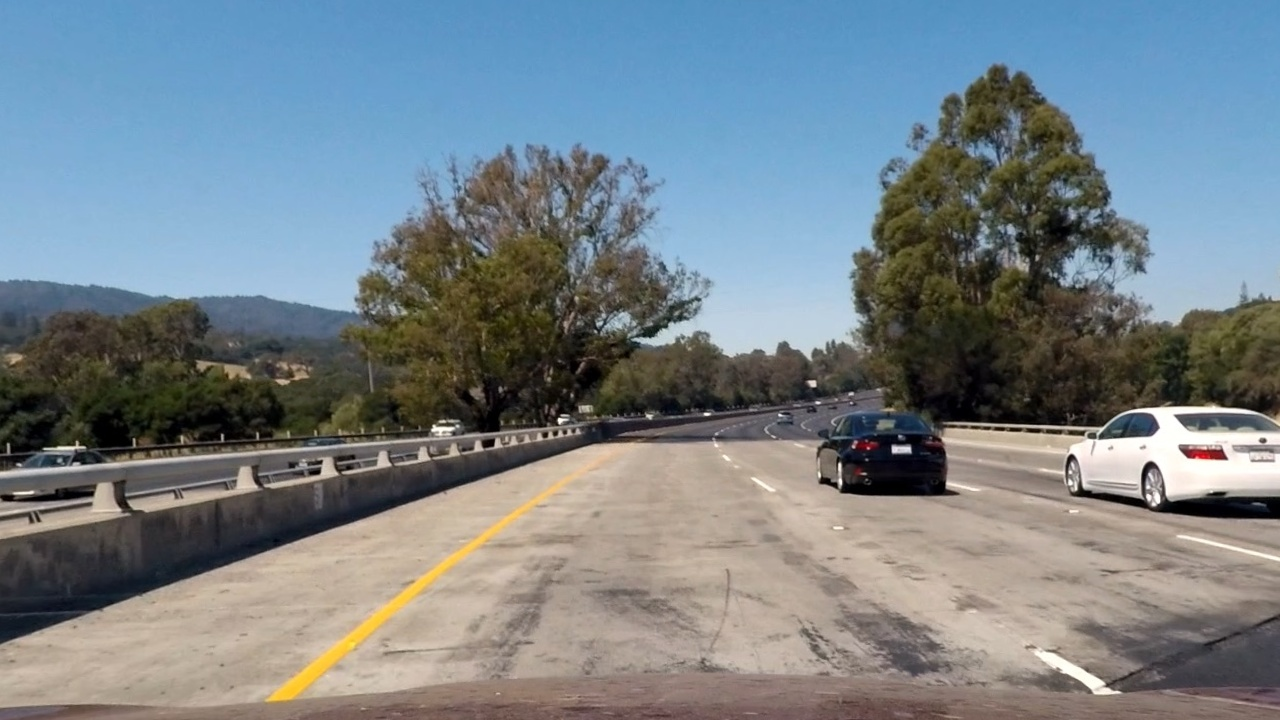
#> input picture 01-undistorted_image.jpg, 1280 x 720 px
$ python -i laneline_finder.py   (imports and definitions only)   (older library calls are emulated)
#> lines starting #> are read from the running program, lines starting #| are printed output that depends on the picture; after the words box and inside, x2 and y2 are one past the last pixel; in counts of white or black regions, pixels touching at a corner belong together
#> further down, picture is the input picture: shape (720, 1280, 3); mean B, G, R 136.2, 130, 119.3
import numpy as np
import cv2
import glob
import matplotlib.pyplot as plt
from moviepy.editor import VideoFileClip

# Define a class to receive the characteristics of each line detection
class Line():
    def __init__(self):
        # was the line detected in the last iteration?
        self.detected = False
        # x values of the last n fits of the line
        self.recent_xfitted = []
        #average x values of the fitted line over the last n iterations
        self.bestx = None
        #polynomial coefficients averaged over the last n iterations
        self.best_fit = None
        #polynomial coefficients for the most recent fit
        self.current_fit = [np.array([False])]
        #radius of curvature of the line in some units
        self.radius_of_curvature = None
        #distance in meters of vehicle center from the line
        self.line_base_pos = None
        #difference in fit coefficients between last and new fits
        self.diffs = np.array([0,0,0], dtype='float')
        #x values for detected line pixels
        self.allx = None
        #y values for detected line pixels
        self.ally = None

class LaneFinder():
    def __init__(self):
        # Transormation
        self.mtx = None
        self.dist = None
        self.M = None
        self.Minv = None
        self.calibrated = False
        # Polynomial
        self.left_fit = None
        self.right_fit = None
        self.ploty = None
        self.left_fit_x = None
        self.right_fit_x = None
        self.has_first_fit = False
        # Curvature
        self.left_curverad = None
        self.right_curverad = None
        self.ym_per_pix = 30/720
        self.xm_per_pix = 3.7/700
        self.left_fit_maped = None
        self.right_fit_maped = None
        # Car value
        self.offset = None
        # Lane
        self.left_line = Line()
        self.right_line = Line()

# * Compute the camera calibration matrix and distortion coefficients given a set of chessboard images.
    # [27 lines left out: functions camera_calibration, distortion_correction, not called in this run]
# * Use color transforms, gradients, etc., to create a thresholded binary image.
    def generate_binary_image(self, img, sobel_kenel=3, sob_thresh=(20, 100), mag_thresh=(30, 100), dir_thresh=(0.7, 1.3)):
#> called with sobel_kenel = 3, sob_thresh = (20, 100), mag_thresh = (30, 100), dir_thresh = (0.7, 1.3)
        gray = cv2.cvtColor(img, cv2.COLOR_BGR2GRAY)
        sobelx = cv2.Sobel(gray, cv2.CV_64F, 1, 0, ksize=sobel_kenel)
        sobely = cv2.Sobel(gray, cv2.CV_64F, 0, 1, ksize=sobel_kenel)
        # Calculate x y gradient
        absx = np.absolute(sobelx)
        absy = np.absolute(sobely)
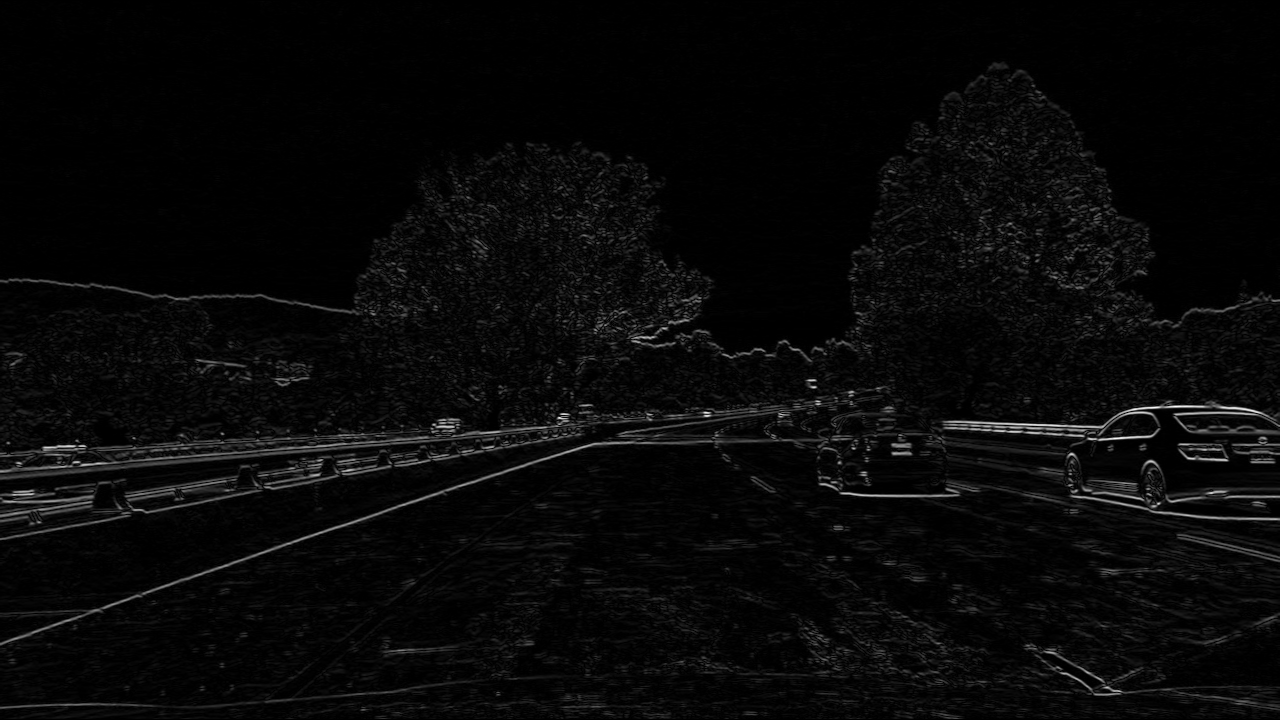
#> absy: shape (720, 1280) float64; min 0, max 817, mean 28; drawn with min black and max white
        scaledx = np.uint8(255*absx/np.max(absx))
        scaledy = np.uint8(255*absy/np.max(absy))
        gradx = np.zeros_like(scaledx)
        grady = np.zeros_like(scaledy)
        gradx[(sob_thresh[0]<=scaledx)&(scaledx<=sob_thresh[1])] = 1
        grady[(sob_thresh[0]<=scaledy)&(scaledy<=sob_thresh[1])] = 1
        # Calculate magnitutude
        mag = np.sqrt(sobelx**2 + sobely**2)
        scaled_mag = np.max(mag) / 255
#> scaled_mag = 3.2
        scaled_sobel = (mag/scaled_mag).astype(np.uint8)
        mag_binary = np.zeros_like(scaled_sobel)
        mag_binary[(mag_thresh[0]<=scaled_sobel)&(scaled_sobel<=mag_thresh[1])] = 1
        # Calculate dir gradient
        absdir = np.arctan2(absy, absx)
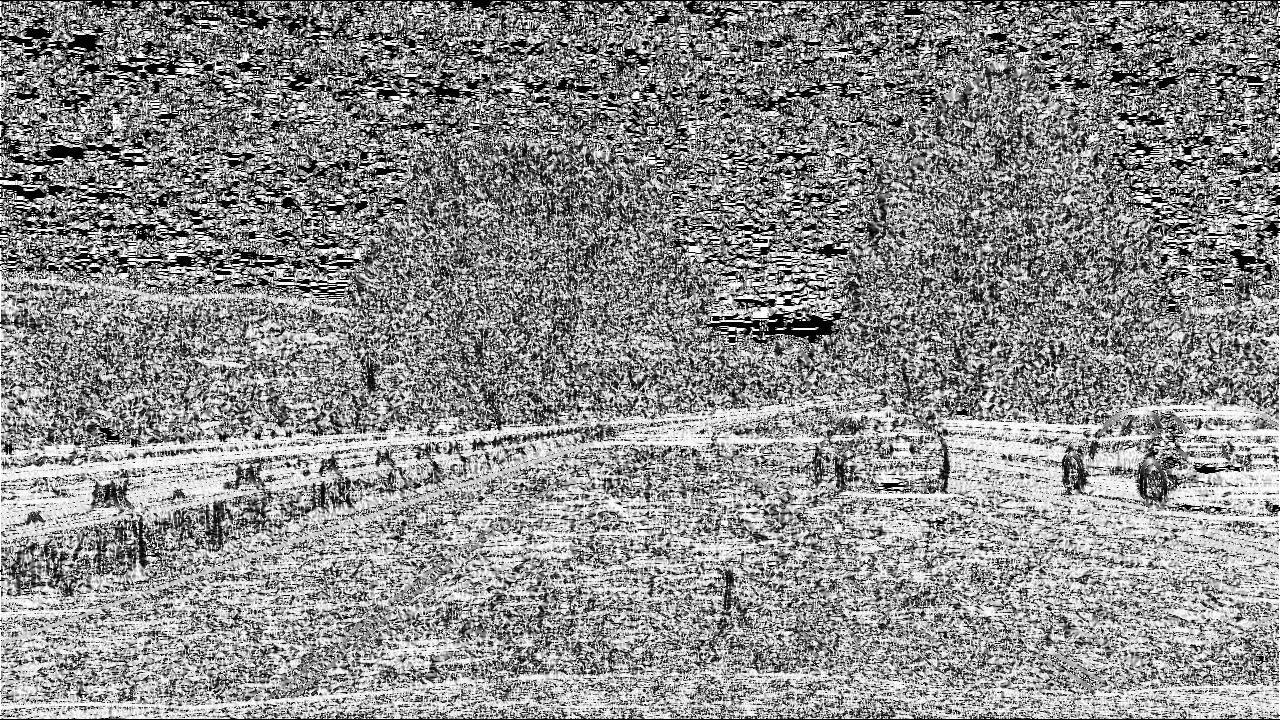
#> absdir: shape (720, 1280) float64; min 0, max 1.57, mean 0.866; drawn with min black and max white
        dir_binary = np.zeros_like(absdir)
        dir_binary[(dir_thresh[0]<=absdir)&(absdir<=dir_thresh[1])] = 1
        # HLS filter
        hls = cv2.cvtColor(img, cv2.COLOR_RGB2HLS)
#> hls: shape (720, 1280, 3); mean of channels 0, 1, 2 68.5, 127.9, 74
        schannel = hls[:,:,2]
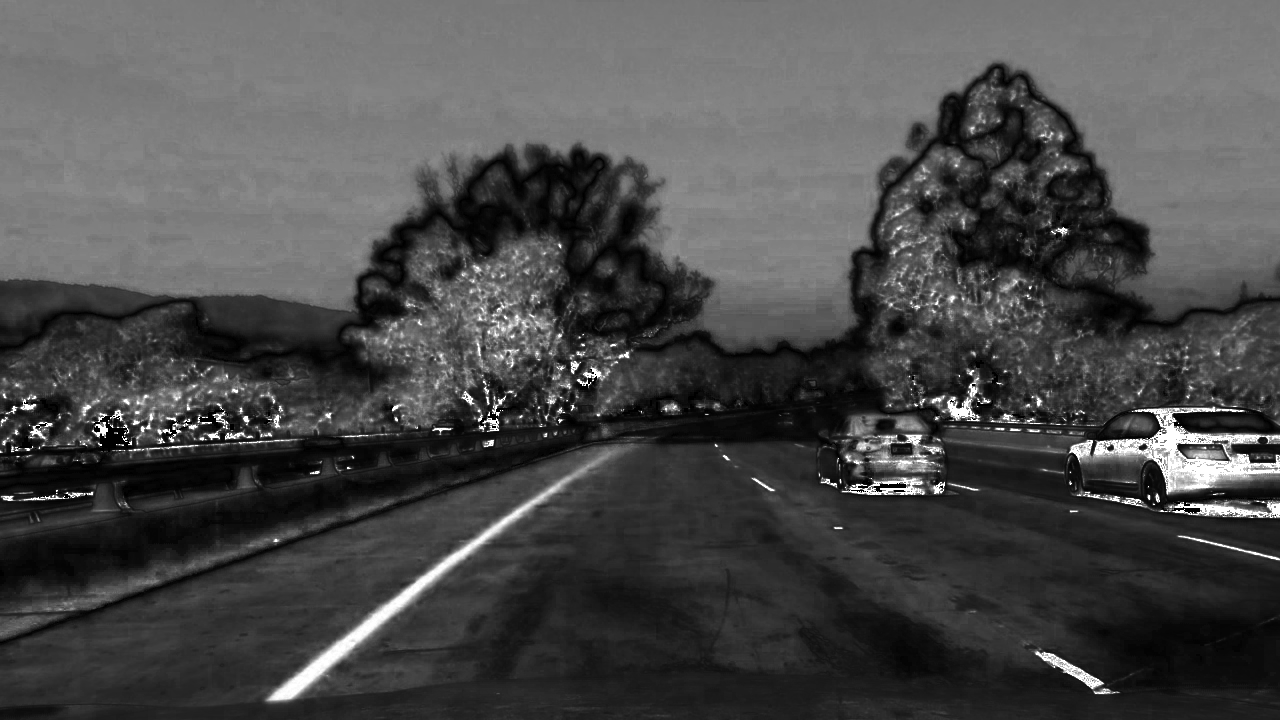
#> schannel: shape (720, 1280); min 0, max 255, mean 74
        s_binary = np.zeros_like(schannel)
        s_binary[(100<=schannel)&(schannel<=200)] = 1
        # Combine together
        combined = np.zeros_like(dir_binary)
        combined[((gradx == 1) & (grady == 1)) | ((mag_binary == 1) & (dir_binary == 1)) | s_binary == 1] = 1

        return combined

# * Apply a perspective transform to rectify binary image ("birds-eye view").
    # [138 lines left out: functions rectify_binary_image, find_lane_pixels, fit_polynomial, calculate_curvature, map_to_real_world, not called in this run]
    def sanity_check(self):
        return

    # [68 lines left out: functions update_line_values, pipeline, run_pipeline, save_test_imgs, process_video, not called in this run]

# [4 lines not run here, left out]
    # [9 lines of commented-out code are left out]

>>> import cv2
>>> picture = cv2.imread('01-undistorted_image.jpg')
>>> result = LaneFinder().generate_binary_image(picture)
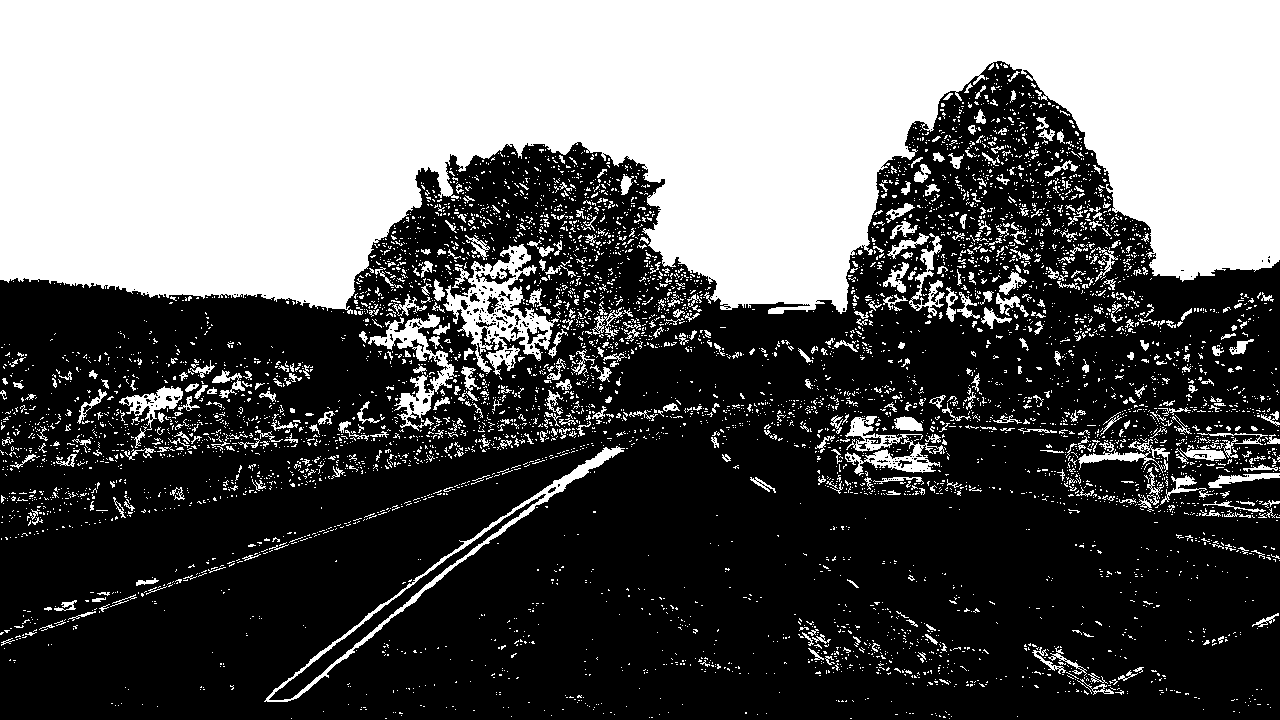
#> result: shape (720, 1280) float64; values 0 (black) and 1 (white), 38.4% white; 6175 white regions (5672 under 20 px), largest, box (x1, y1, x2, y2) and area: (0, 0, 1280, 314) 290224, (443, 244, 559, 375) 5445, (264, 446, 625, 702) 3383
